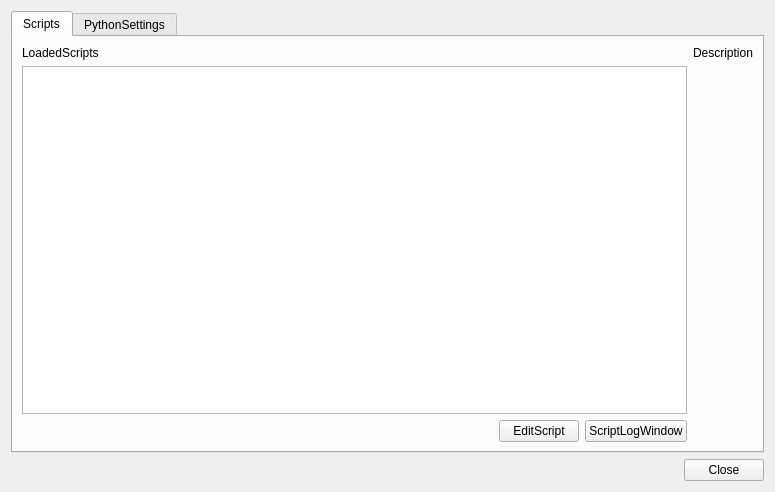
<?xml version="1.0" encoding="UTF-8"?>
<ui version="4.0">
 <class>ScriptsTool</class>
 <widget class="QWidget" name="ScriptsTool">
  <property name="geometry">
   <rect>
    <x>0</x>
    <y>0</y>
    <width>775</width>
    <height>492</height>
   </rect>
  </property>
  <property name="windowTitle">
   <string>Scripts</string>
  </property>
  <layout class="QVBoxLayout" name="verticalLayout">
   <item>
    <widget class="QTabWidget" name="tabWidget">
     <property name="currentIndex">
      <number>0</number>
     </property>
     <widget class="QWidget" name="scriptsTab">
      <attribute name="title">
       <string>Scripts</string>
      </attribute>
      <layout class="QHBoxLayout" name="horizontalLayout_4">
       <item>
        <layout class="QVBoxLayout" name="verticalLayout_3">
         <item>
          <widget class="QLabel" name="label_2">
           <property name="text">
            <string>LoadedScripts</string>
           </property>
           <property name="buddy">
            <cstring>scripts</cstring>
           </property>
          </widget>
         </item>
         <item>
          <widget class="QListWidget" name="scripts">
           <property name="sortingEnabled">
            <bool>true</bool>
           </property>
          </widget>
         </item>
         <item>
          <layout class="QHBoxLayout" name="horizontalLayout_2">
           <item>
            <widget class="QPushButton" name="addScripts">
             <property name="maximumSize">
              <size>
               <width>22</width>
               <height>22</height>
              </size>
             </property>
             <property name="toolTip">
              <string>AddScripts</string>
             </property>
             <property name="accessibleName">
              <string>AddScripts</string>
             </property>
             <property name="text">
              <string notr="true"/>
             </property>
             <property name="flat">
              <bool>true</bool>
             </property>
             <property name="themeID" stdset="0">
              <string notr="true">addIconSmall</string>
             </property>
            </widget>
           </item>
           <item>
            <widget class="QPushButton" name="removeScripts">
             <property name="maximumSize">
              <size>
               <width>22</width>
               <height>22</height>
              </size>
             </property>
             <property name="toolTip">
              <string>RemoveScripts</string>
             </property>
             <property name="accessibleName">
              <string>RemoveScripts</string>
             </property>
             <property name="text">
              <string notr="true"/>
             </property>
             <property name="flat">
              <bool>true</bool>
             </property>
             <property name="themeID" stdset="0">
              <string notr="true">removeIconSmall</string>
             </property>
            </widget>
           </item>
           <item>
            <widget class="QPushButton" name="reloadScripts">
             <property name="maximumSize">
              <size>
               <width>22</width>
               <height>22</height>
              </size>
             </property>
             <property name="toolTip">
              <string>ReloadScripts</string>
             </property>
             <property name="accessibleName">
              <string>ReloadScripts</string>
             </property>
             <property name="text">
              <string notr="true"/>
             </property>
             <property name="flat">
              <bool>true</bool>
             </property>
             <property name="themeID" stdset="0">
              <string notr="true">refreshIconSmall</string>
             </property>
            </widget>
           </item>
           <item>
            <spacer name="horizontalSpacer_2">
             <property name="orientation">
              <enum>Qt::Horizontal</enum>
             </property>
             <property name="sizeHint" stdset="0">
              <size>
               <width>40</width>
               <height>20</height>
              </size>
             </property>
            </spacer>
           </item>
           <item>
            <widget class="QPushButton" name="editScript">
             <property name="text">
              <string>EditScript</string>
             </property>
            </widget>
           </item>
           <item>
            <widget class="QPushButton" name="scriptLog">
             <property name="text">
              <string>ScriptLogWindow</string>
             </property>
            </widget>
           </item>
          </layout>
         </item>
        </layout>
       </item>
       <item>
        <layout class="QVBoxLayout" name="propertiesLayout">
         <item>
          <widget class="QLabel" name="label_3">
           <property name="sizePolicy">
            <sizepolicy hsizetype="Preferred" vsizetype="Maximum">
             <horstretch>0</horstretch>
             <verstretch>0</verstretch>
            </sizepolicy>
           </property>
           <property name="text">
            <string>Description</string>
           </property>
          </widget>
         </item>
         <item>
          <widget class="QLabel" name="description">
           <property name="text">
            <string notr="true"/>
           </property>
           <property name="wordWrap">
            <bool>true</bool>
           </property>
           <property name="margin">
            <number>12</number>
           </property>
          </widget>
         </item>
        </layout>
       </item>
      </layout>
     </widget>
     <widget class="QWidget" name="pythonSettingsTab">
      <attribute name="title">
       <string>PythonSettings</string>
      </attribute>
      <layout class="QVBoxLayout" name="verticalLayout_2">
       <item>
        <widget class="QLabel" name="pythonPathLabel">
         <property name="text">
          <string notr="true"/>
         </property>
         <property name="buddy">
          <cstring>pythonPath</cstring>
         </property>
        </widget>
       </item>
       <item>
        <layout class="QHBoxLayout" name="horizontalLayout_3">
         <item>
          <widget class="QLineEdit" name="pythonPath">
           <property name="readOnly">
            <bool>true</bool>
           </property>
          </widget>
         </item>
         <item>
          <widget class="QPushButton" name="pythonPathBrowse">
           <property name="accessibleName">
            <string>PythonSettings.BrowsePythonPath</string>
           </property>
           <property name="text">
            <string>Browse</string>
           </property>
          </widget>
         </item>
        </layout>
       </item>
       <item>
        <spacer name="verticalSpacer">
         <property name="orientation">
          <enum>Qt::Vertical</enum>
         </property>
         <property name="sizeHint" stdset="0">
          <size>
           <width>510</width>
           <height>306</height>
          </size>
         </property>
        </spacer>
       </item>
      </layout>
     </widget>
    </widget>
   </item>
   <item>
    <layout class="QHBoxLayout" name="horizontalLayout">
     <item>
      <spacer name="horizontalSpacer">
       <property name="orientation">
        <enum>Qt::Horizontal</enum>
       </property>
       <property name="sizeHint" stdset="0">
        <size>
         <width>40</width>
         <height>20</height>
        </size>
       </property>
      </spacer>
     </item>
     <item>
      <widget class="QPushButton" name="close">
       <property name="text">
        <string>Close</string>
       </property>
      </widget>
     </item>
    </layout>
   </item>
  </layout>
 </widget>
 <tabstops>
  <tabstop>tabWidget</tabstop>
  <tabstop>close</tabstop>
  <tabstop>pythonPath</tabstop>
  <tabstop>pythonPathBrowse</tabstop>
 </tabstops>
 <resources/>
 <connections/>
</ui>
